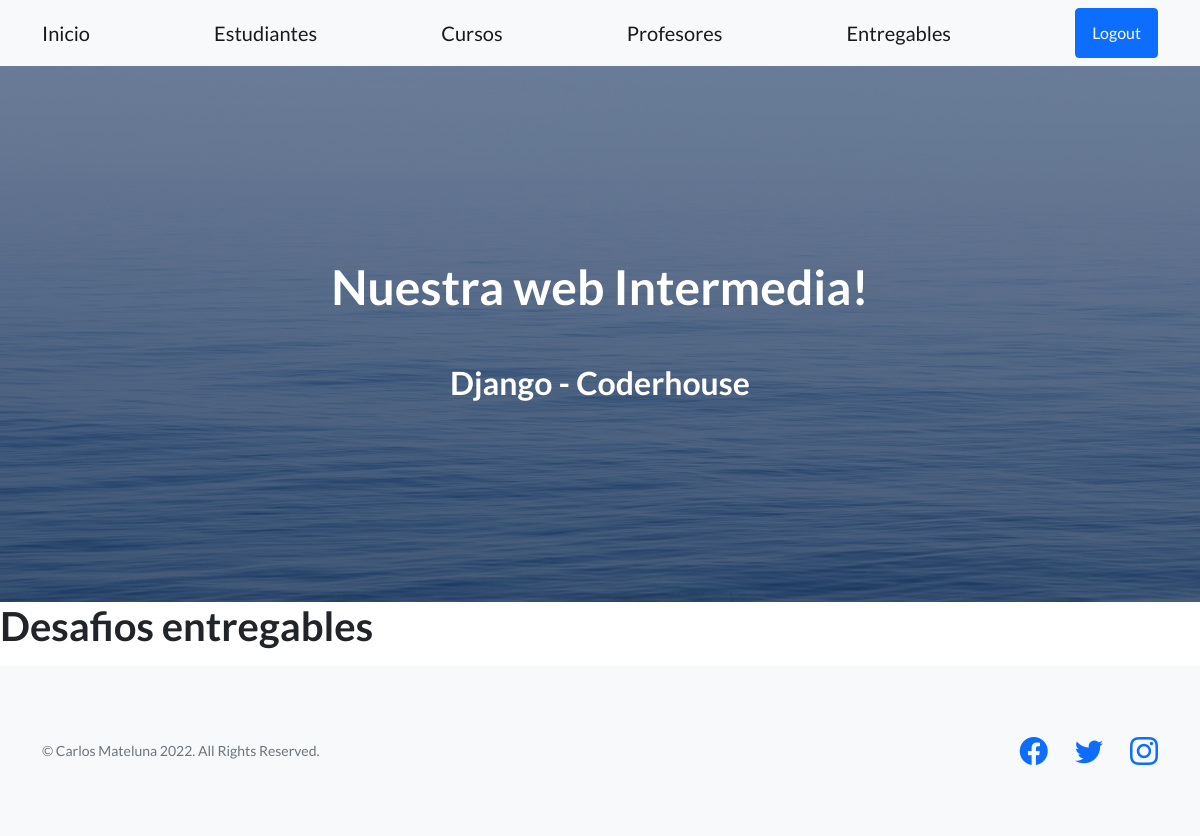
/entregables/ (signed in), run on an earlier commit of the app's database.
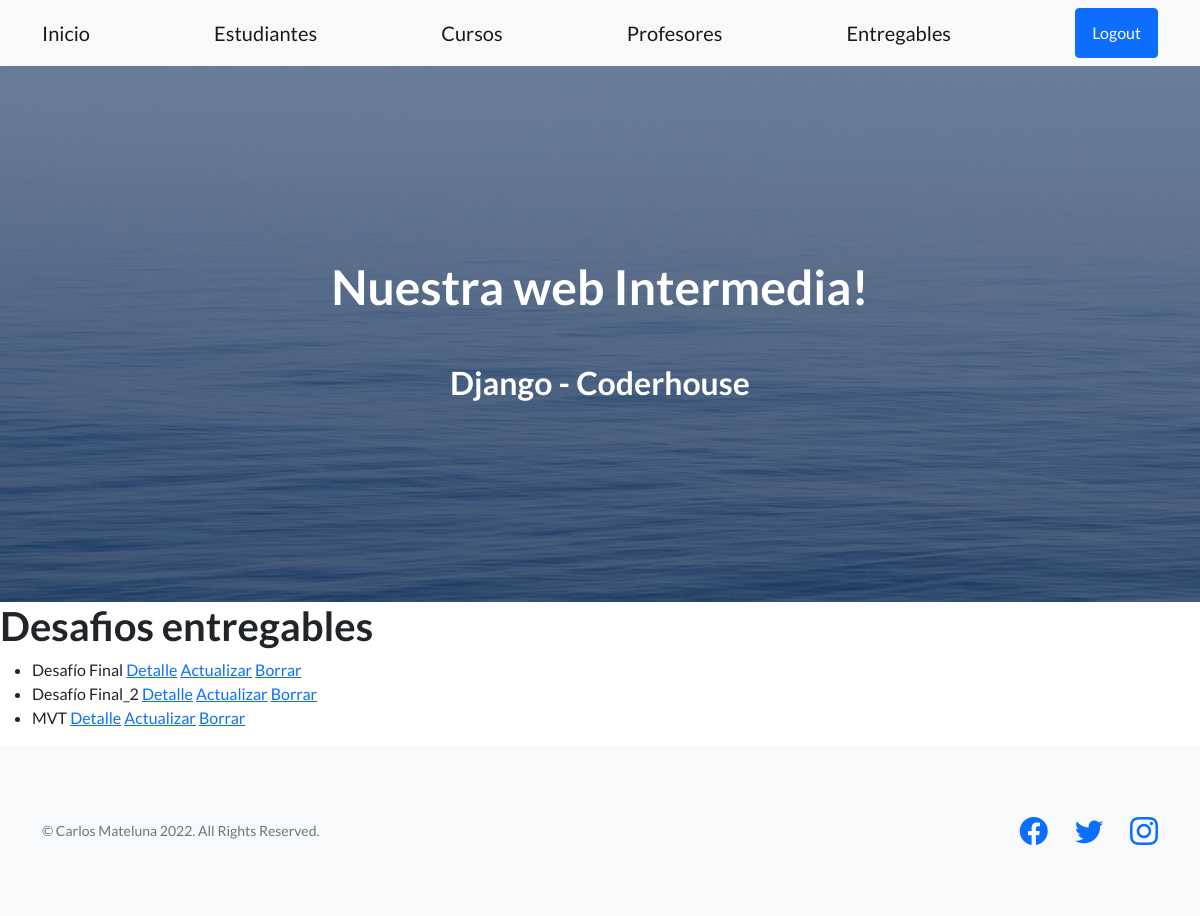
And on a later commit of the database.
### AppCoder/models.py (models this page shows, shortened)
class Entregable(models.Model):
    nombre = models.CharField(max_length=100)
    FechaDeEntrega = models.DateField()
    entregado = models.BooleanField()

### AppCoder/views.py (the view)
# urls.py: path("entregables/", EntregablesList.as_view(), name="coder-entregables"),
class EntregablesList(LoginRequiredMixin, ListView):
    model = Entregable
    template_name = "AppCoder/list_entregables.html"

### AppCoder/templates/AppCoder/list_entregables.html
{% extends 'AppCoder/base.html' %}
{% block contenido %}
<h1>Desafios entregables</h1>
<ul>
    {% for entregable in object_list %}
    <li>
        {{entregable.nombre}}
        <a href="{% url 'coder-entregables-detail' entregable.id %}">Detalle</a>
        <a href="{% url 'coder-entregables-update' entregable.id %}">Actualizar</a>
        <a href="{% url 'coder-entregables-delete' entregable.id %}">Borrar</a>
    </li>
    {% endfor %}
</ul>
{% endblock  %}

What changed in the data, as far as the page shows it:
added Entregable: nombre "Desafío Final"
added Entregable: nombre "Desafío Final_2"
added Entregable: nombre "MVT"
